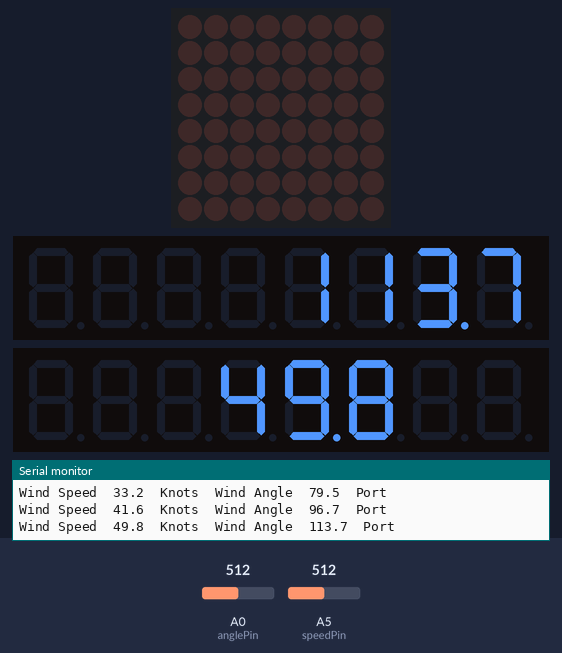
Bench run of a sketch on a simulated Arduino Uno, built with avr-gcc and run on an emulated ATmega328P. Shown: 8×8 LED matrix, 2 × 8-digit seven-segment display, the last lines printed to the serial monitor. Inputs (shaded band) come from the test bench; at power-on: A5 (speedPin) = 512, A0 (anglePin) = 512.

Above: at 1.2 s.
1.3 s: A5 (speedPin) set to 605
At 1.9 s:
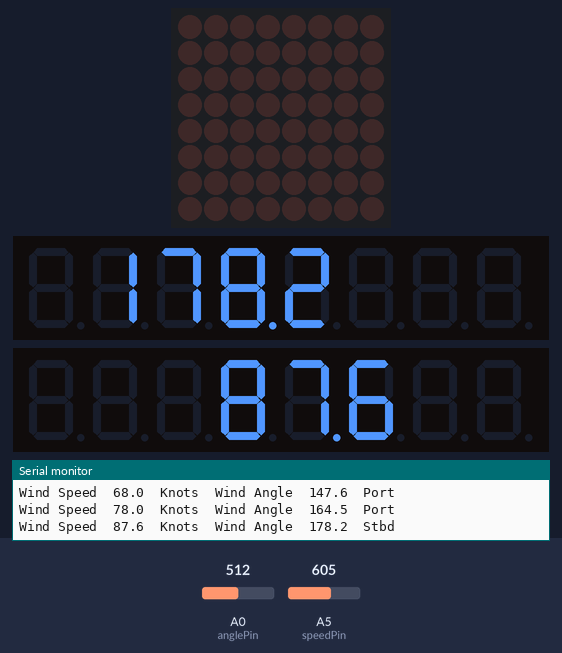
2.9 s: A5 (speedPin) set to 615
At 3.71 s:
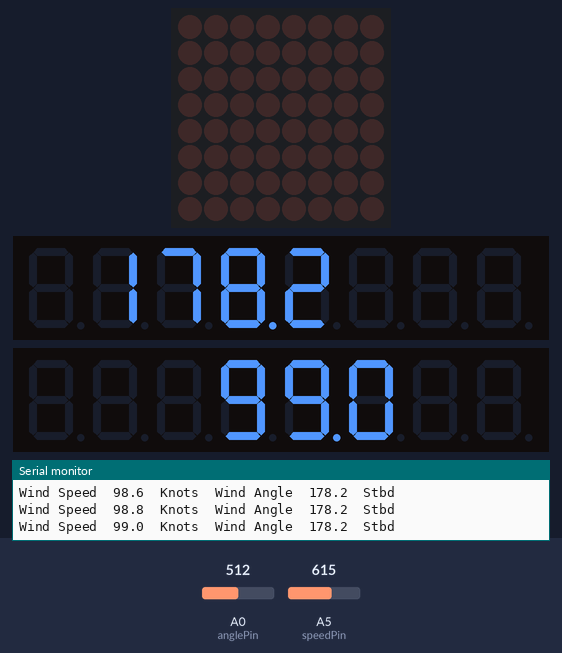
4.6 s: A0 (anglePin) set to 900
At 5.01 s:
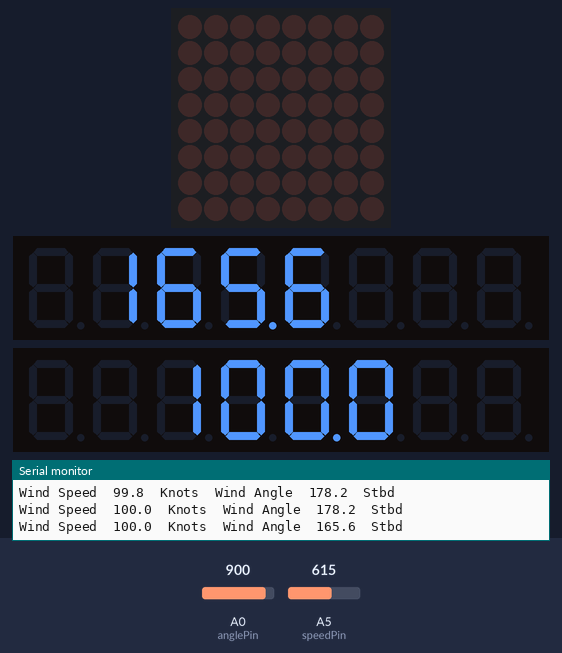
6.4 s: A0 (anglePin) set to 1010
At 6.74 s:
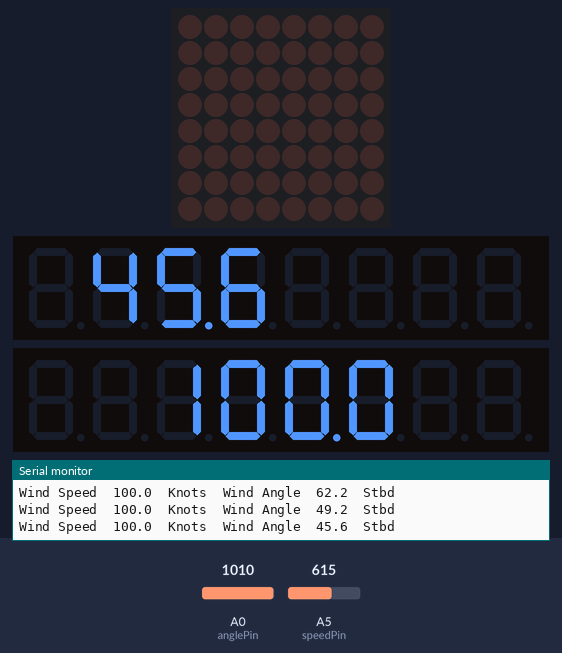
8.1 s: A0 (anglePin) set to 1019
At 8.63 s:
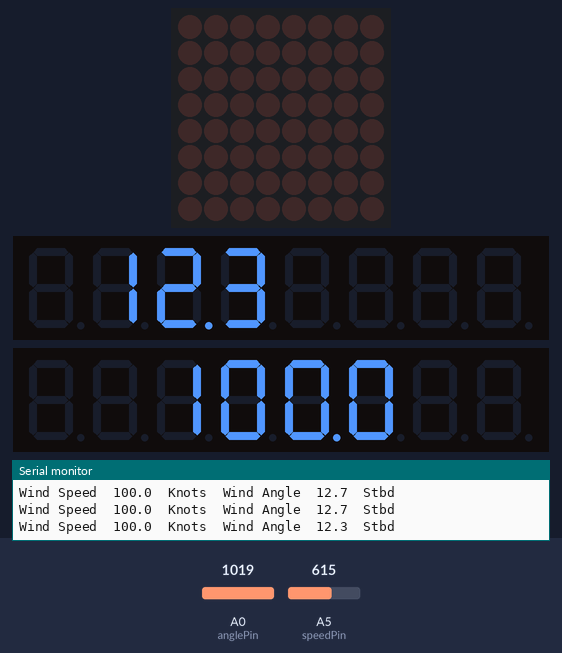
10.0 s: A5 (speedPin) set to 511
At 12.5 s:
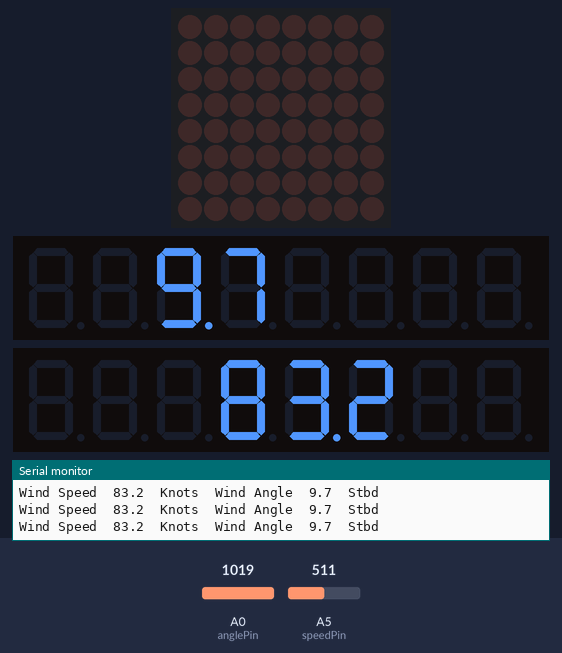
Timing chart, 0 to 12.7 s (numbered marks = the images above; inputs shaded):
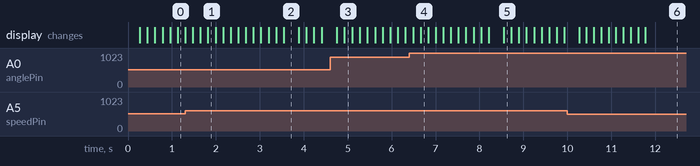

The sketch:

Wind_Sensor_calculation.ino
```cpp
/* Bring in analog values 0-5vdc from wind sensors and output nmea 0183
    Wind direction and speed sentence NMEA 0183
    $WIMWV
    $   String Start
    WI  Weather Instrument
    MWV Wind Speed and Angle
        1 2 3 4 5
        | | | | |
$WIMWV,x.x,a,x.x,a*hh
1) Wind Angle, 0 to 360 degrees
2) Reference, R = Relative, T = True
3) Wind Speed
4) Wind Speed Units, K/M/N
5) Status, A = Data Valid
6) Checksum
*/

#include <SoftwareSerial.h>
#include "LedControl.h"
#define numReadings 10
// the number of readings from the analog input
  int readings[numReadings];
// the readings from the analog input
  int anglereadings[numReadings];
// the readings from the analog input
  int readIndex = 0;
// the index of the current reading
  int total = 0;
// the running total
  int angletotal = 0;
// the running total
  int average = 0;
// the average

  int v = 0;
  unsigned int offset = 0;
//side of 8 digit display 0 left, 4 right
#define DataIn 5
#define LOAD 6
#define CLK 7
#define MAX7219 2

  int anglePin = A0;
  int speedPin = A5;
// wiper on angle sensor connected to analog pin 0
// speed sensor connected to analog pin 1
  float WindAngle  = 0.0;
  float WindSpeed = 0.0;
  String windir="";
  float appangle= 0.0;
  unsigned int angleValue = 0.0;
  unsigned int speedValue = 0.0;
  unsigned int Speed=0;
  unsigned int angle=100;
#define AngleCal -17.00
#define SpeedCal 2.000
// Calibration addition wind angle sensor *10
// Calibration multiplier wind speed sensor *10

  String Wind = "";
  String InNMEA = "";
  String Checksum ="";
#define WindSpeedUnit "N,"
// unit for display N = Nautical Miles
#define  outRX 8
// nmea RX + pin 8
#define outTX 9
// nmea TX + pin 9
#define interval 100
// interval at which to send NMEA Wind (milliseconds)
  unsigned long previousMillis = 0;     // will store last time NMEA Wind sent
  unsigned long currentMillis =  0;

  unsigned int led=2;
  unsigned int LEDIntensity=3;
  unsigned int ones=0;
  unsigned int tens=0;
  unsigned int hundreds=0;
  unsigned int tenths=0;
  unsigned int digits=0;
LedControl lc = LedControl (DataIn,CLK,LOAD,MAX7219);
SoftwareSerial NMEA(outRX, outTX);

void setup() {
  Serial.begin(4800);
// initialize serial communication for NMEA out at 4800 bits per second:
  NMEA.begin(4800);
// initialize serial communication for NMEA in at 4800 bits per second:

  for (int thisReading = 0; thisReading < numReadings; thisReading++) {
    readings[thisReading] = 0;
    anglereadings[thisReading] = 0;
    }

  led=0;
  ledwakeup();
  led=1;
  ledwakeup();
}

void loop() {

if (Serial.available()) {                                                                     // If anything comes in Serial (USB),
  InNMEA = Serial.readStringUntil('\n');                                                      // read nmea in and output string
  NMEA.print(InNMEA);                                                                         //Print Incoming NMEA out to NMEA port
}       //if (Serial.available() close

currentMillis = millis();

if (currentMillis - previousMillis >= interval) {                                             //Checks time past since last send of Wind NMEA and if > interval sends annother NMEA string
  previousMillis = currentMillis;                                                             //sets time to new value
    Speed = ReadSpeed();

// build the nmea 0183 string for wind instrument and add checksum

  WindAngle  = (angle+AngleCal)/10.0;                                                         //Apply Angle Calibration Variable and /10 to get 1 dec place
  WindSpeed = (Speed*SpeedCal)/10.0;                                                          //Apply Speed Calibration Variable and /10 to get 1 dec place
  Wind = "WIMWV,";                                                                            // WI = Weather instrument MWV wind data string
  Wind=Wind+String(WindAngle, 1)+",R,"+String(WindSpeed, 1)+","+WindSpeedUnit+"A";            // Builds string data without line start, end, or Checksum to send to NMEA out port
  Checksum = Checksumcalc();
    Wind="$" + Wind + "*" + Checksum;                                                         // add line start and end with checksum
    // test value
    // WindAngle=190.0;

    if (WindAngle > 180) {
      windir="Port";
      offset=6;
      appangle=360-WindAngle;
      if (WindAngle > 240) {
       offset=7;
      }
    }
    else if (WindAngle < 180) {
      windir="Stbd";
      appangle = WindAngle;
      offset=4;
      if (WindAngle < 120) {
       offset=3;
      }
    }
    else {
      windir="DDW";
      appangle = WindAngle;
      offset=5;
      delay (500);
    }


    NMEA.println(Wind);                                                                       // print string to NMEA Output port
    lc.clearDisplay(0);
    lc.clearDisplay(1);
    led=0;
    v = appangle*10;
    printNumber(v);
    //delay (2000);
    led=1;
    offset=5;
    v = WindSpeed*10;
    printNumber(v);
    //delay (2000);

    Serial.print("Wind Speed\t");
    Serial.print(String(WindSpeed, 1));
    Serial.print("\tKnots\t");
    Serial.print("Wind Angle\t");
    Serial.print(String(appangle, 1));
    Serial.print("\t");
    Serial.println(windir);

}
//if (currentMillis - previousMillis >= interval) close

}
//loop close

int ReadSpeed(){
   // subtract the last reading:
  total = total - readings[readIndex];
  angletotal = angletotal - anglereadings[readIndex];

  // read from the sensor:
  readings[readIndex] = analogRead(speedPin);
  anglereadings[readIndex] = analogRead(anglePin);
  delay(100);
  // add the reading to the total:
  total = total + readings[readIndex];
  angletotal = angletotal + anglereadings[readIndex];

  // advance to the next position in the array:
  readIndex = readIndex + 1;

  // if we're at the end of the array...
  if (readIndex >= numReadings) {
    // ...wrap around to the beginning:
    readIndex = 0;
  }

  // calculate the average:
  speedValue = total / numReadings;
  angleValue = angletotal / numReadings;

  delay(1);
  // delay in between reads for stability

  Speed = map(speedValue, 0, 1023, 0.0, 833.334);                                             // remaps speed value to 0 - 833.334 Knots*10
  angle = map(angleValue, 0, 1023, 3500, 100);                                            // remaps angle value to 100 - 3500 Degrees*10

return Speed;
}

String Checksumcalc(){
  String data = Wind;
  byte crc = 0;
  for(int i=0;i<data.length();i++){                   // creates Checksum for string
    crc=crc^data[i];
    Checksum=String(crc,HEX);
  }//checksum calc close
return Checksum;
}

int printNumber(int v) {
    if(v < -9999 || v > 9999)
       return;
       if (v>999)digits=4;
       if (v<1000)digits=3;
       if (v<100)digits=2;
       if (v<10)digits=1;
    tenths=v%10;
    v=v/10;
    ones=v%10;
    v=v/10;
    tens=v%10;
    v=v/10;
    hundreds=v;

    //Now print the number digit by digit
    if (digits < 4){
      lc.setRow(led,7-offset+3,B00000000);
    }
    else {
      lc.setDigit(led,7-offset+3,(byte)hundreds,false);
    }
    if (digits < 3){
      lc.setRow(led,7-offset+2,B00000000);
    }
    else {
      lc.setDigit(led,7-offset+2,(byte)tens,false);
    }
    if (digits < 2){
      lc.setRow(led,7-offset+1,B10000000);
    }
    else {
      lc.setDigit(led,7-offset+1,(byte)ones,true);
    }
    lc.setDigit(led,7-offset+0,(byte)tenths,false);
    //lc.setDigit(led,7-offset+3,(byte)hundreds,false);
    //lc.setDigit(led,7-offset+2,(byte)tens,false);
    //lc.setDigit(led,7-offset+1,(byte)ones,true);
    //lc.setDigit(led,7-offset+0,(byte)tenths,false);
}

//The MAX72XX is in power-saving mode on startup,we have to do a wakeup call
void ledwakeup () {
  lc.shutdown(led,false);
// Wake up the max7219
  lc.setIntensity(led,LEDIntensity);
// Set the brightness to a values
  lc.clearDisplay(led);
// and clear the display
}
```

Measured:
- after the input at 2.9 s, the display: first differs from a run without the input after 0.30 s (image 2 shows a later state)
- after the input at 4.6 s, the display: first differs from a run without the input after 0.33 s (image 3)
- after the input at 6.4 s, the display: first differs from a run without the input after 0.26 s (image 4)
- after the input at 8.1 s, the display: first differs from a run without the input after 0.45 s (image 5)
- after the input at 10.0 s, the display: first changes after 0.27 s (image 6 shows a later state)
